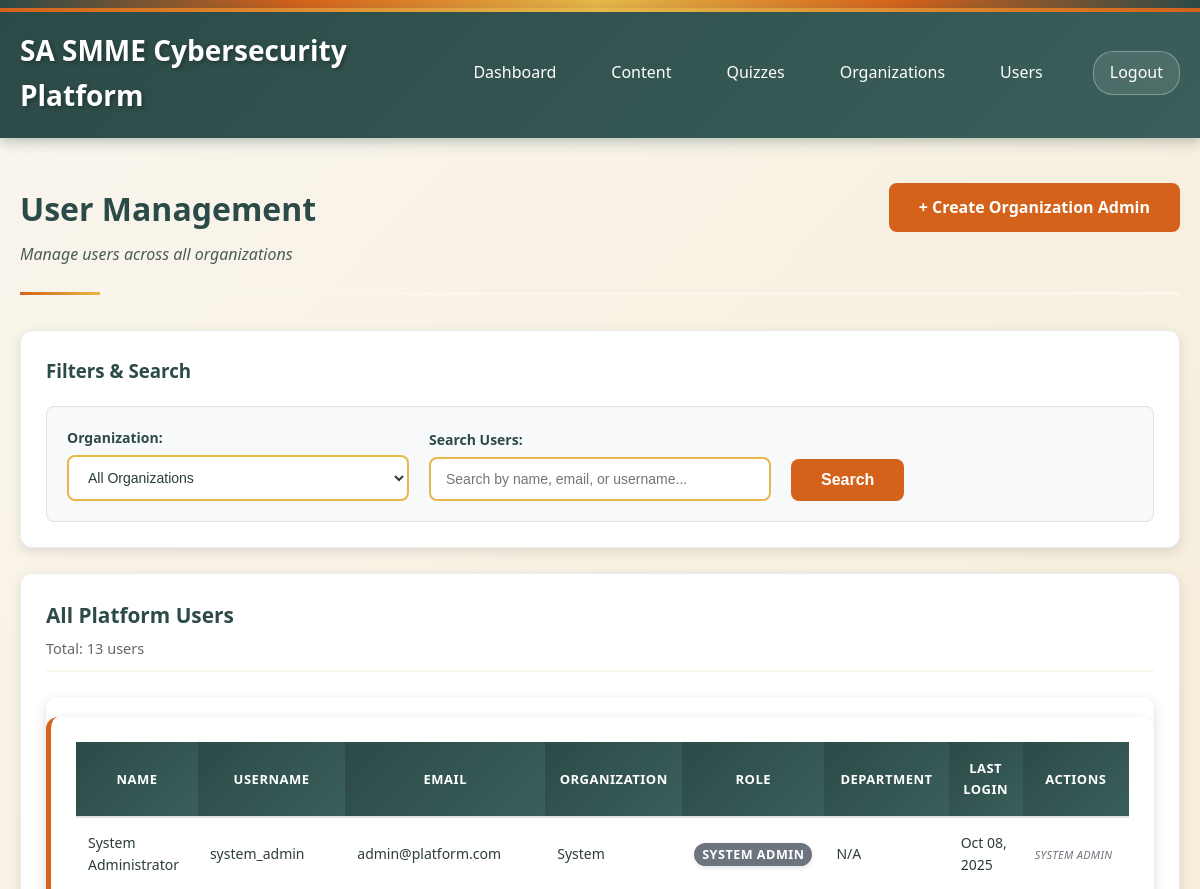
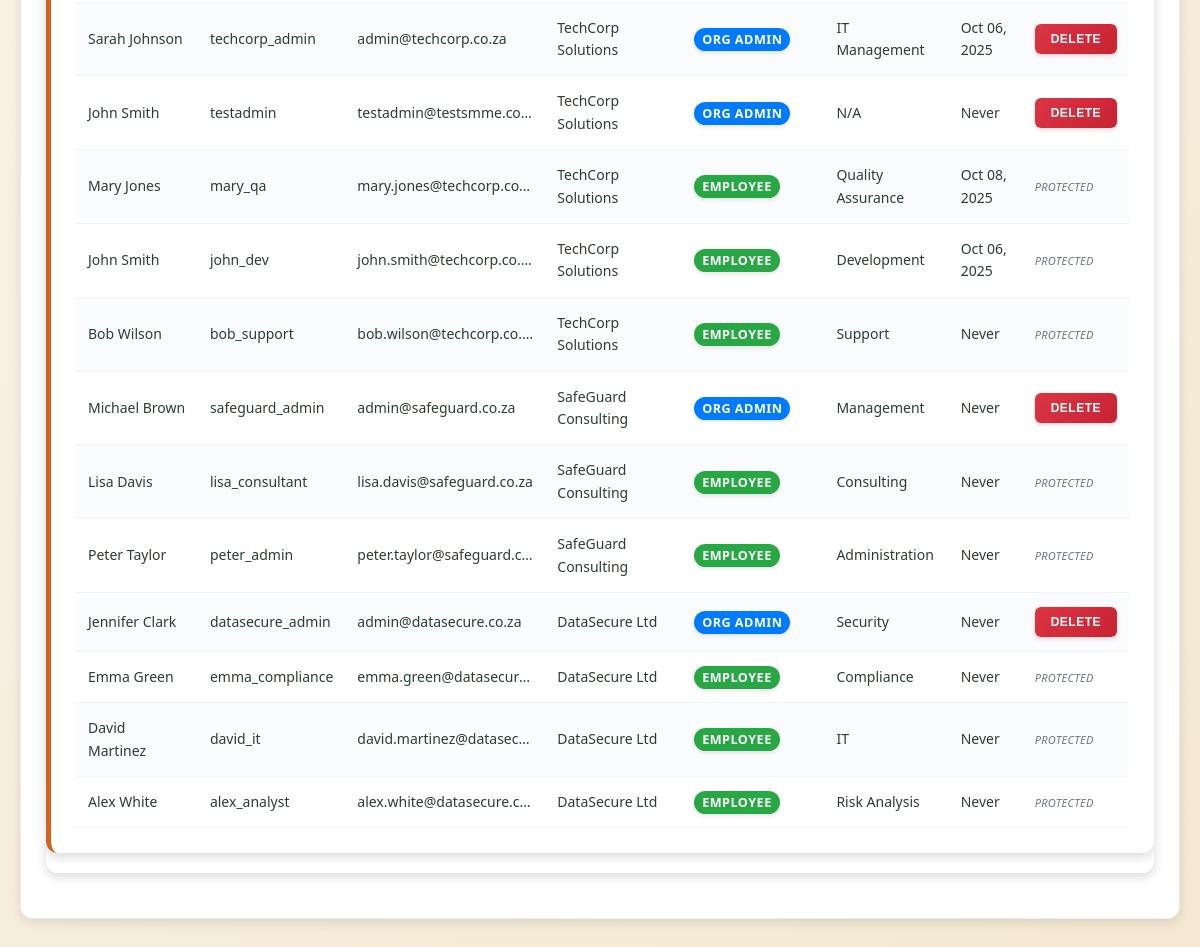
The page /user_management.php (signed in) on the database its author committed (2 pictures, top to bottom).
### tables this page shows
CREATE TABLE users (
    id INTEGER PRIMARY KEY AUTOINCREMENT,
    organization_id INTEGER, -- NULL for system admins
    username VARCHAR(50) UNIQUE NOT NULL,
    email VARCHAR(100) UNIQUE NOT NULL,
    password_hash VARCHAR(255) NOT NULL,
    first_name VARCHAR(50) NOT NULL,
    last_name VARCHAR(50) NOT NULL,
    role_id INTEGER NOT NULL,
    employee_id VARCHAR(50), -- Organization-specific employee ID
    department VARCHAR(100),
    job_title VARCHAR(100),
    manager_id INTEGER, -- Self-referencing for org hierarchy
    phone VARCHAR(20),
    hire_date DATE,
    status_id INTEGER DEFAULT 1,
    last_login TIMESTAMP,
    is_active BOOLEAN DEFAULT 1,
    created_at TIMESTAMP DEFAULT CURRENT_TIMESTAMP,
    updated_at TIMESTAMP DEFAULT CURRENT_TIMESTAMP,
    FOREIGN KEY (organization_id) REFERENCES organizations(id),
    FOREIGN KEY (role_id) REFERENCES roles(id),
    FOREIGN KEY (manager_id) REFERENCES users(id),
    FOREIGN KEY (status_id) REFERENCES employee_statuses(id)
);

CREATE TABLE roles (
    id INTEGER PRIMARY KEY AUTOINCREMENT,
    name VARCHAR(50) UNIQUE NOT NULL,
    description TEXT,
    level INTEGER NOT NULL, -- 1=system_admin, 2=org_admin, 3=employee
    permissions TEXT, -- JSON array of permissions
    created_at TIMESTAMP DEFAULT CURRENT_TIMESTAMP
);

CREATE TABLE organizations (
    id INTEGER PRIMARY KEY AUTOINCREMENT,
    name VARCHAR(100) NOT NULL,
    registration_number VARCHAR(50),
    industry VARCHAR(50),
    size_category VARCHAR(20) CHECK (size_category IN ('micro', 'small', 'medium')),
    contact_email VARCHAR(100) NOT NULL,
    contact_phone VARCHAR(20),
    address TEXT,
    subscription_plan VARCHAR(20) DEFAULT 'basic',
    subscription_status VARCHAR(20) DEFAULT 'active' CHECK (subscription_status IN ('active', 'suspended', 'cancelled')),
    settings TEXT, -- JSON for organization-specific settings
    is_active BOOLEAN DEFAULT 1,
    created_at TIMESTAMP DEFAULT CURRENT_TIMESTAMP,
    updated_at TIMESTAMP DEFAULT CURRENT_TIMESTAMP
);

### src/user_management.php (the view, shortened to what this page needs)
<?php
require_once __DIR__ . '/config/db.php';
$search_query = $_GET['search'] ?? '';
try {
    if ($_SESSION['role'] === 'system_admin') {
        $where_conditions = ["u.is_active = 1"];
        $params = [];
        $where_clause = implode(' AND ', $where_conditions);
        $stmt = $pdo->prepare("
            SELECT u.*, r.name as role_name, o.name as organization_name
            FROM users u
            LEFT JOIN roles r ON u.role_id = r.id
            LEFT JOIN organizations o ON u.organization_id = o.id
            WHERE {$where_clause}
            ORDER BY u.organization_id, u.role_id, u.last_name
        ");
        $stmt->execute($params);
    }
    $users = $stmt->fetchAll(PDO::FETCH_ASSOC);
} catch (PDOException $e) {
    $users = [];
    $error = "Error loading users: " . $e->getMessage();
}
?>
<!DOCTYPE html>
<html lang="en">
<head>
    <link rel="stylesheet" href="assets/webdesign-style.css">
</head>
<body>
    <div class="african-border"></div>
    <div class="header">
        <div class="header-left">
            <h1>SA SMME Cybersecurity Platform</h1>
        </div>
        <div class="header-right">
            <nav class="nav-links">
                <a href="dashboard.php">Dashboard</a>
                <a href="content_list.php">Content</a>
                <a href="quiz_list.php">Quizzes</a>
                <?php if ($_SESSION['role'] === 'system_admin'): ?>
                    <a href="organization_management.php">Organizations</a>
                    <a href="user_management.php">Users</a>
                <?php elseif ($_SESSION['role'] === 'org_admin'): ?>
                    <a href="user_management.php">Users</a>
                <?php endif; ?>
            </nav>
            <div class="user-section">
                <a href="logout.php" class="logout-btn">Logout</a>
            </div>
        </div>
    </div>
    <div class="container">
        <div class="page-header-section">
            <div class="page-title-area">
                <h2 class="page-title">User Management</h2>
                <p class="page-subtitle">
                    <?php if ($_SESSION['role'] === 'system_admin'): ?>
                        Manage users across all organizations
                    <?php else: ?>
                        Manage users in your organization
                    <?php endif; ?>
                </p>
            </div>
            <?php if ($_SESSION['role'] === 'system_admin'): ?>
                <div class="page-actions">
                    <a href="create_org_admin.php" class="btn btn-primary">
                        + Create Organization Admin
                    </a>
                </div>
            <?php endif; ?>
        </div>
        <div class="form-card" style="margin-bottom: 25px;">
            <h3 style="margin-bottom: 20px; color: var(--primary-dark);">
                Filters & Search
            </h3>
            <form method="GET" action="user_management.php" class="filter-form">
                <?php if ($_SESSION['role'] === 'system_admin'): ?>
                    <div class="form-group" style="min-width: 200px;">
                        <label for="org_filter">Organization:</label>
                        <select name="org_filter" id="org_filter" class="form-control">
                            <option value="">All Organizations</option>
                        </select>
                    </div>
                <?php endif; ?>
                <div class="form-group" style="min-width: 250px; flex: 1;">
                    <label for="search">Search Users:</label>
                    <input type="text" name="search" id="search" class="form-control"
                           placeholder="Search by name, email, or username..."
                           value="<?php echo htmlspecialchars($search_query); ?>">
                </div>
                <div class="form-group">
                    <button type="submit" class="btn btn-primary">
                        Search
                    </button>
                </div>
            </form>
        </div>
        <div class="form-card">
            <h3 style="margin-bottom: 25px; color: var(--primary-dark); border-bottom: 2px solid var(--light-cream); padding-bottom: 10px; font-size: 1.3em;">
                <?php if ($_SESSION['role'] === 'system_admin'): ?>
                    All Platform Users
                <?php else: ?>
                    Users in Your Organization
                <?php endif; ?>
                <small style="display: block; font-size: 0.7em; color: #666; margin-top: 5px; font-weight: normal;">
                    Total: <?php echo count($users); ?> users
                </small>
            </h3>
            <?php if (empty($users)): ?>
                <div class="info-card" style="text-align: center; padding: 60px; background: linear-gradient(135deg, #f8f9fa, #e9ecef); border-radius: 12px; border: 2px dashed #dee2e6;">
                    <h3 style="color: #6c757d; margin-bottom: 10px;">No users found</h3>
                    <p style="color: #868e96;">There are currently no active users to display.</p>
                </div>
            <?php else: ?>
                <div class="table-container">
                    <div class="users-table">
                        <table>
                            <thead>
                                <tr>
                                    <th>Name</th>
                                    <th>Username</th>
                                    <th>Email</th>
                                    <?php if ($_SESSION['role'] === 'system_admin'): ?>
                                        <th>Organization</th>
                                    <?php endif; ?>
                                    <th>Role</th>
                                    <th>Department</th>
                                    <th>Last Login</th>
                                    <?php if ($_SESSION['role'] === 'system_admin'): ?>
                                        <th>Actions</th>
                                    <?php endif; ?>
                                </tr>
                            </thead>
                            <tbody>
                        <?php foreach ($users as $user): ?>
                            <tr>
                                <td><?php echo htmlspecialchars($user['first_name'] . ' ' . $user['last_name']); ?></td>
                                <td><?php echo htmlspecialchars($user['username']); ?></td>
                                <td><?php echo htmlspecialchars($user['email']); ?></td>
                                <?php if ($_SESSION['role'] === 'system_admin'): ?>
                                    <td><?php echo htmlspecialchars($user['organization_name'] ?? 'System'); ?></td>
                                <?php endif; ?>
                                <td>
                                    <span class="role-badge" style="
                                        padding: 3px 8px;
                                        border-radius: 12px;
                                        font-size: 0.9em;
                                        font-weight: bold;
                                        color: white;
                                        background-color: <?php echo $user['role_name'] === 'system_admin' ? '#6c757d' : ($user['role_name'] === 'org_admin' ? '#007bff' : '#28a745'); ?>;
                                    ">
                                        <?php echo htmlspecialchars(ucwords(str_replace('_', ' ', $user['role_name']))); ?>
                                    </span>
                                </td>
                                <td><?php echo htmlspecialchars($user['department'] ?? 'N/A'); ?></td>
                                <td><?php echo $user['last_login'] ? date('M d, Y', strtotime($user['last_login'])) : 'Never'; ?></td>
                                <?php if ($_SESSION['role'] === 'system_admin'): ?>
                                    <td>
                                        <?php if ($user['role_name'] === 'org_admin'): ?>
                                            <button onclick="confirmDelete(<?php echo $user['id']; ?>, '<?php echo htmlspecialchars($user['first_name'] . ' ' . $user['last_name']); ?>')"
                                                    class="btn-delete">
                                                Delete
                                            </button>
                                        <?php else: ?>
                                            <span class="protected-text">
                                                <?php echo $user['role_name'] === 'system_admin' ? 'System Admin' : 'Protected'; ?>
                                            </span>
                                        <?php endif; ?>
                                    </td>
                                <?php endif; ?>
                            </tr>
                        <?php endforeach; ?>
                            </tbody>
                        </table>
                    </div>
                </div>
            <?php endif; ?>
        </div>
    </div>
</body>
</html>

### src/user_management.php (style rules this page uses)
.users-table { width: 100%; margin: 20px 0; box-shadow: 0 4px 12px rgba(0,0,0,0.15); border-radius: 12px; overflow: hidden; background: white; }
.users-table table { width: 100%; border-collapse: collapse; background: white; font-size: 14px; }
.users-table th { background: linear-gradient(135deg, var(--primary-dark), var(--primary-medium)); color: white; font-weight: 600; padding: 16px 12px; text-align: left; position: sticky; top: 0; z-index: 10; border-bottom: 2px solid #dee2e6; font-size: 13px; text-transform: uppercase; letter-spacing: 0.5px; }
.users-table td { padding: 14px 12px; text-align: left; border-bottom: 1px solid #f1f3f4; vertical-align: middle; max-width: 200px; overflow: hidden; text-overflow: ellipsis; }
.users-table tr:nth-child(even) { background-color: #fafbfc; }
.btn-delete { background: linear-gradient(135deg, #dc3545, #c82333); color: white; border: none; padding: 8px 16px; border-radius: 6px; cursor: pointer; font-size: 12px; font-weight: 600; transition: all 0.3s ease; text-transform: uppercase; letter-spacing: 0.5px; box-shadow: 0 2px 4px rgba(220, 53, 69, 0.2); }
.protected-text { color: #6c757d; font-style: italic; font-size: 11px; font-weight: 500; text-transform: uppercase; letter-spacing: 0.3px; }
.role-badge { padding: 6px 12px; border-radius: 20px; font-size: 11px; font-weight: 700; color: white; white-space: nowrap; text-transform: uppercase; letter-spacing: 0.5px; box-shadow: 0 2px 4px rgba(0,0,0,0.1); }
.table-container { width: 100%; overflow-x: auto; margin: 20px 0; border-radius: 12px; box-shadow: 0 4px 12px rgba(0,0,0,0.15); }
.form-card { width: 100%; max-width: 1400px; margin: 20px auto; padding: 25px; box-shadow: 0 4px 12px rgba(0,0,0,0.1); border-radius: 12px; background-color: #fff; border: 1px solid #e9ecef; }
.container { padding: 20px; max-width: 1600px; margin: 0 auto; }
.filter-form { display: flex; gap: 20px; align-items: end; flex-wrap: wrap; background: #f8f9fa; padding: 20px; border-radius: 8px; border: 1px solid #dee2e6; }
.filter-form .form-group { min-width: 200px; flex: 1; }
.filter-form label { font-weight: 600; color: var(--primary-dark); margin-bottom: 5px; display: block; }
.users-table th { text-align: center; }
.users-table td { vertical-align: middle; }

### rows shown on the page
users: first_name+last_name "System Administrator", username "system_admin", email "admin@platform.com", organization_name "System", role.name "SYSTEM ADMIN", department "N/A", last_login "Oct 08, 2025"
users: first_name+last_name "Sarah Johnson", username "techcorp_admin", email "admin@techcorp.co.za", organization.name "TechCorp Solutions", role.name "ORG ADMIN", department "IT Management", last_login "Oct 06, 2025"
users: first_name+last_name "John Smith", username "testadmin", email "testadmin@testsmme.co…", organization.name "TechCorp Solutions", role.name "ORG ADMIN", department "N/A", shows "Never"
users: first_name+last_name "Mary Jones", username "mary_qa", email "mary.jones@techcorp.co…", organization.name "TechCorp Solutions", role.name "EMPLOYEE", department "Quality Assurance", last_login "Oct 08, 2025", shows "PROTECTED"
users: first_name+last_name "John Smith", username "john_dev", email "john.smith@techcorp.co.…", organization.name "TechCorp Solutions", role.name "EMPLOYEE", department "Development", last_login "Oct 06, 2025", shows "PROTECTED"
users: first_name+last_name "Bob Wilson", username "bob_support", email "bob.wilson@techcorp.co.…", organization.name "TechCorp Solutions", role.name "EMPLOYEE", department "Support", shows "Never", shows "PROTECTED"
users: first_name+last_name "Michael Brown", username "safeguard_admin", email "admin@safeguard.co.za", organization.name "SafeGuard Consulting", role.name "ORG ADMIN", department "Management", shows "Never"
users: first_name+last_name "Lisa Davis", username "lisa_consultant", email "lisa.davis@safeguard.co.za", organization.name "SafeGuard Consulting", role.name "EMPLOYEE", department "Consulting", shows "Never", shows "PROTECTED"
users: first_name+last_name "Peter Taylor", username "peter_admin", email "peter.taylor@safeguard.c…", organization.name "SafeGuard Consulting", role.name "EMPLOYEE", department "Administration", shows "Never", shows "PROTECTED"
users: first_name+last_name "Jennifer Clark", username "datasecure_admin", email "admin@datasecure.co.za", organization.name "DataSecure Ltd", role.name "ORG ADMIN", department "Security", shows "Never"
users: first_name+last_name "Emma Green", username "emma_compliance", email "emma.green@datasecur…", organization.name "DataSecure Ltd", role.name "EMPLOYEE", department "Compliance", shows "Never", shows "PROTECTED"
users: first_name+last_name "David Martinez", username "david_it", email "david.martinez@datasec…", organization.name "DataSecure Ltd", role.name "EMPLOYEE", department "IT", shows "Never", shows "PROTECTED"
users: first_name+last_name "Alex White", username "alex_analyst", email "alex.white@datasecure.c…", organization.name "DataSecure Ltd", role.name "EMPLOYEE", department "Risk Analysis", shows "Never", shows "PROTECTED"

### other values the page prints
count($users) "13"
